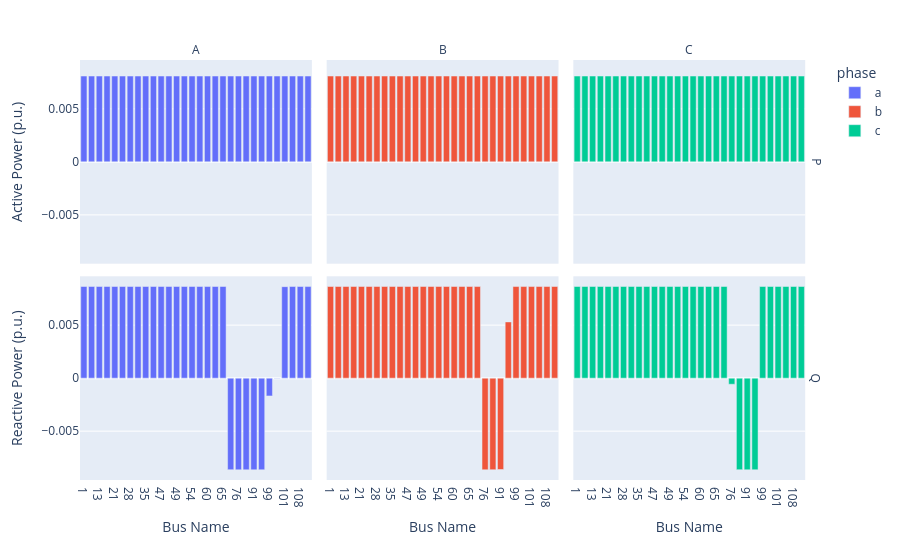

Notebook source saved alongside this figure:
### Code cell
opf.plot_pq(sol.p_gen, sol.q_gen, t=t_plot)

### Figure 1 — Plotly figure (JSON) as saved in the notebook; plotly's stock layout.template omitted (floating-point values rounded to 4 significant figures)
{"data": [{"hovertemplate": "phase=a<br>part=P<br>Bus Name=%{x}<br>power=%{y}<extra></extra>", "legendgroup": "a", "marker": {"color": "#636efa", "pattern": {"shape": ""}}, "name": "a", "orientation": "v", "showlegend": true, "textposition": "auto", "type": "bar", "x": ["1", "7", "13", "18", "21", "23", "28", "250", "35", "42", "47", "48", "49", "151", "54", "57", "60", "63", "65", "97", "76", "86", "91", "93", "99", "100", "101", "105", "108", "610"], "xaxis": "x4", "y": [0.008094, 0.008095, 0.008095, 0.008095, 0.008095, 0.008095, 0.008095, 0.008095, 0.008095, 0.008095, 0.008095, 0.008095, 0.008095, 0.008095, 0.008095, 0.008095, 0.008095, 0.008095, 0.008095, 0.008095, 0.008095, 0.008095, 0.008095, 0.008095, 0.008095, 0.008095, 0.008095, 0.008095, 0.008095, 0.008095], "yaxis": "y4"}, {"hovertemplate": "phase=a<br>part=Q<br>Bus Name=%{x}<br>power=%{y}<extra></extra>", "legendgroup": "a", "marker": {"color": "#636efa", "pattern": {"shape": ""}}, "name": "a", "orientation": "v", "showlegend": false, "textposition": "auto", "type": "bar", "x": ["1", "7", "13", "18", "21", "23", "28", "250", "35", "42", "47", "48", "49", "151", "54", "57", "60", "63", "65", "97", "76", "86", "91", "93", "99", "100", "101", "105", "108", "610"], "xaxis": "x", "y": [0.008646, 0.008646, 0.008647, 0.008647, 0.008647, 0.008647, 0.008647, 0.008647, 0.008647, 0.008647, 0.008647, 0.008647, 0.008647, 0.008647, 0.008646, 0.008646, 0.008642, 0.008646, 0.008647, -0.008635, -0.008647, -0.008647, -0.008646, -0.008646, -0.001678, -3.074e-05, 0.008629, 0.008643, 0.008645, 0.008639], "yaxis": "y"}, {"hovertemplate": "phase=b<br>part=P<br>Bus Name=%{x}<br>power=%{y}<extra></extra>", "legendgroup": "b", "marker": {"color": "#EF553B", "pattern": {"shape": ""}}, "name": "b", "orientation": "v", "showlegend": true, "textposition": "auto", "type": "bar", "x": ["1", "7", "13", "18", "21", "23", "28", "250", "35", "42", "47", "48", "49", "151", "54", "57", "60", "63", "65", "97", "76", "86", "91", "93", "99", "100", "101", "105", "108", "610"], "xaxis": "x5", "y": [0.008094, 0.008094, 0.008095, 0.008095, 0.008095, 0.008095, 0.008095, 0.008095, 0.008095, 0.008095, 0.008095, 0.008095, 0.008095, 0.008095, 0.008095, 0.008095, 0.008095, 0.008095, 0.008095, 0.008095, 0.008095, 0.008095, 0.008095, 0.008095, 0.008095, 0.008095, 0.008095, 0.008095, 0.008095, 0.008095], "yaxis": "y5"}, {"hovertemplate": "phase=b<br>part=Q<br>Bus Name=%{x}<br>power=%{y}<extra></extra>", "legendgroup": "b", "marker": {"color": "#EF553B", "pattern": {"shape": ""}}, "name": "b", "orientation": "v", "showlegend": false, "textposition": "auto", "type": "bar", "x": ["1", "7", "13", "18", "21", "23", "28", "250", "35", "42", "47", "48", "49", "151", "54", "57", "60", "63", "65", "97", "76", "86", "91", "93", "99", "100", "101", "105", "108", "610"], "xaxis": "x2", "y": [0.008645, 0.008646, 0.008646, 0.008647, 0.008647, 0.008647, 0.008647, 0.008647, 0.008647, 0.008647, 0.008647, 0.008647, 0.008647, 0.008647, 0.008646, 0.008646, 0.008645, 0.008646, 0.008647, 0.00864, -0.008644, -0.008638, -0.008618, 0.005305, 0.008641, 0.00864, 0.008642, 0.008643, 0.008643, 0.008645], "yaxis": "y2"}, {"hovertemplate": "phase=c<br>part=P<br>Bus Name=%{x}<br>power=%{y}<extra></extra>", "legendgroup": "c", "marker": {"color": "#00cc96", "pattern": {"shape": ""}}, "name": "c", "orientation": "v", "showlegend": true, "textposition": "auto", "type": "bar", "x": ["1", "7", "13", "18", "21", "23", "28", "250", "35", "42", "47", "48", "49", "151", "54", "57", "60", "63", "65", "97", "76", "86", "91", "93", "99", "100", "101", "105", "108", "610"], "xaxis": "x6", "y": [0.008094, 0.008094, 0.008095, 0.008095, 0.008095, 0.008095, 0.008095, 0.008095, 0.008095, 0.008095, 0.008095, 0.008095, 0.008095, 0.008095, 0.008095, 0.008095, 0.008095, 0.008095, 0.008095, 0.008095, 0.008095, 0.008095, 0.008095, 0.008095, 0.008095, 0.008095, 0.008095, 0.008095, 0.008095, 0.008095], "yaxis": "y6"}, {"hovertemplate": "phase=c<br>part=Q<br>Bus Name=%{x}<br>power=%{y}<extra></extra>", "legendgroup": "c", "marker": {"color": "#00cc96", "pattern": {"shape": ""}}, "name": "c", "orientation": "v", "showlegend": false, "textposition": "auto", "type": "bar", "x": ["1", "7", "13", "18", "21", "23", "28", "250", "35", "42", "47", "48", "49", "151", "54", "57", "60", "63", "65", "97", "76", "86", "91", "93", "99", "100", "101", "105", "108", "610"], "xaxis": "x3", "y": [0.008646, 0.008646, 0.008646, 0.008647, 0.008647, 0.008647, 0.008647, 0.008647, 0.008647, 0.008647, 0.008647, 0.008647, 0.008647, 0.008647, 0.008646, 0.008646, 0.008646, 0.008647, 0.008647, 0.008646, -0.0005739, -0.008635, -0.008644, -0.008643, 0.008646, 0.008646, 0.008646, 0.008646, 0.008646, 0.008646], "yaxis": "y3"}], "layout": {"annotations": [{"font": {}, "showarrow": false, "text": "A", "x": 0.1567, "xanchor": "center", "xref": "paper", "y": 1, "yanchor": "bottom", "yref": "paper"}, {"font": {}, "showarrow": false, "text": "B", "x": 0.49, "xanchor": "center", "xref": "paper", "y": 1, "yanchor": "bottom", "yref": "paper"}, {"font": {}, "showarrow": false, "text": "C", "x": 0.8233, "xanchor": "center", "xref": "paper", "y": 1, "yanchor": "bottom", "yref": "paper"}, {"font": {}, "showarrow": false, "text": "Q", "textangle": 90, "x": 0.98, "xanchor": "left", "xref": "paper", "y": 0.2425, "yanchor": "middle", "yref": "paper"}, {"font": {}, "showarrow": false, "text": "P", "textangle": 90, "x": 0.98, "xanchor": "left", "xref": "paper", "y": 0.7575, "yanchor": "middle", "yref": "paper"}], "barmode": "relative", "legend": {"title": {"text": "phase"}, "tracegroupgap": 0}, "margin": {"t": 60}, "xaxis": {"anchor": "y", "domain": [0, 0.3133], "title": {"text": "Bus Name"}}, "xaxis2": {"anchor": "y2", "domain": [0.3333, 0.6467], "matches": "x", "title": {"text": "Bus Name"}}, "xaxis3": {"anchor": "y3", "domain": [0.6667, 0.98], "matches": "x", "title": {"text": "Bus Name"}}, "xaxis4": {"anchor": "y4", "domain": [0, 0.3133], "matches": "x", "showticklabels": false}, "xaxis5": {"anchor": "y5", "domain": [0.3333, 0.6467], "matches": "x", "showticklabels": false}, "xaxis6": {"anchor": "y6", "domain": [0.6667, 0.98], "matches": "x", "showticklabels": false}, "yaxis": {"anchor": "x", "domain": [0, 0.485], "title": {"text": "Reactive Power (p.u.)"}}, "yaxis2": {"anchor": "x2", "domain": [0, 0.485], "matches": "y", "showticklabels": false}, "yaxis3": {"anchor": "x3", "domain": [0, 0.485], "matches": "y", "showticklabels": false}, "yaxis4": {"anchor": "x4", "domain": [0.515, 1], "matches": "y", "title": {"text": "Active Power (p.u.)"}}, "yaxis5": {"anchor": "x5", "domain": [0.515, 1], "matches": "y", "showticklabels": false}, "yaxis6": {"anchor": "x6", "domain": [0.515, 1], "matches": "y", "showticklabels": false}}}
